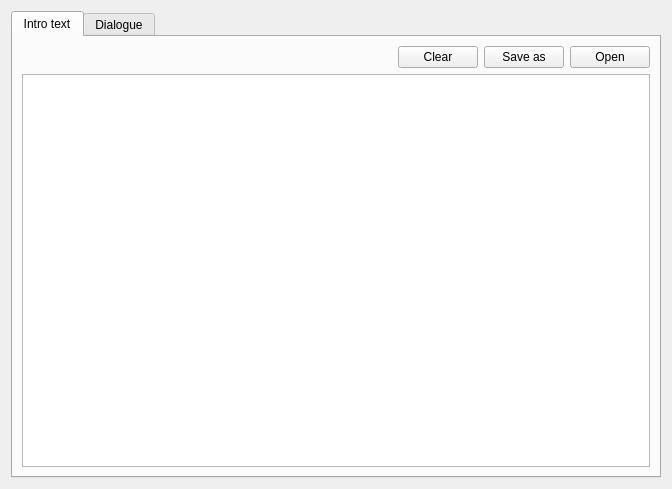
<?xml version="1.0" encoding="UTF-8"?>
<ui version="4.0">
 <class>Widget</class>
 <widget class="QWidget" name="Widget">
  <property name="geometry">
   <rect>
    <x>0</x>
    <y>0</y>
    <width>672</width>
    <height>489</height>
   </rect>
  </property>
  <property name="windowTitle">
   <string>Widget</string>
  </property>
  <layout class="QVBoxLayout" name="verticalLayout">
   <item>
    <widget class="QTabWidget" name="tabWidget">
     <property name="currentIndex">
      <number>0</number>
     </property>
     <widget class="QWidget" name="tab">
      <attribute name="title">
       <string>Intro text</string>
      </attribute>
      <layout class="QVBoxLayout" name="verticalLayout_2">
       <item>
        <layout class="QHBoxLayout" name="horizontalLayout_2">
         <item>
          <spacer name="horizontalSpacer">
           <property name="orientation">
            <enum>Qt::Horizontal</enum>
           </property>
           <property name="sizeHint" stdset="0">
            <size>
             <width>40</width>
             <height>20</height>
            </size>
           </property>
          </spacer>
         </item>
         <item>
          <widget class="QPushButton" name="pushButtonClear">
           <property name="text">
            <string>Clear</string>
           </property>
          </widget>
         </item>
         <item>
          <widget class="QPushButton" name="pushButtonSave">
           <property name="text">
            <string>Save as</string>
           </property>
          </widget>
         </item>
         <item>
          <widget class="QPushButton" name="pushButtonOpen">
           <property name="text">
            <string>Open</string>
           </property>
          </widget>
         </item>
        </layout>
       </item>
       <item>
        <widget class="QPlainTextEdit" name="bigtext"/>
       </item>
      </layout>
     </widget>
     <widget class="QWidget" name="tab_2">
      <attribute name="title">
       <string>Dialogue</string>
      </attribute>
      <layout class="QVBoxLayout" name="verticalLayout_3">
       <item>
        <widget class="QFrame" name="frame">
         <property name="frameShape">
          <enum>QFrame::NoFrame</enum>
         </property>
         <property name="frameShadow">
          <enum>QFrame::Raised</enum>
         </property>
         <layout class="QHBoxLayout" name="horizontalLayout">
          <property name="leftMargin">
           <number>0</number>
          </property>
          <item>
           <widget class="QToolButton" name="toolButtonRestart">
            <property name="text">
             <string>Start/Restart</string>
            </property>
           </widget>
          </item>
          <item>
           <spacer name="horizontalSpacer_2">
            <property name="orientation">
             <enum>Qt::Horizontal</enum>
            </property>
            <property name="sizeHint" stdset="0">
             <size>
              <width>525</width>
              <height>20</height>
             </size>
            </property>
           </spacer>
          </item>
         </layout>
        </widget>
       </item>
       <item>
        <widget class="QTextEdit" name="textEdit"/>
       </item>
       <item>
        <widget class="QFrame" name="frame_2">
         <property name="frameShape">
          <enum>QFrame::NoFrame</enum>
         </property>
         <property name="frameShadow">
          <enum>QFrame::Raised</enum>
         </property>
         <property name="lineWidth">
          <number>0</number>
         </property>
         <layout class="QHBoxLayout" name="horizontalLayout_3">
          <property name="leftMargin">
           <number>0</number>
          </property>
          <property name="rightMargin">
           <number>0</number>
          </property>
          <item>
           <widget class="QLineEdit" name="lineEdit"/>
          </item>
          <item>
           <widget class="QPushButton" name="pushButton">
            <property name="text">
             <string>Say as User</string>
            </property>
            <property name="autoDefault">
             <bool>false</bool>
            </property>
            <property name="default">
             <bool>true</bool>
            </property>
           </widget>
          </item>
          <item>
           <widget class="QPushButton" name="pushButton_2">
            <property name="text">
             <string>Say as System</string>
            </property>
           </widget>
          </item>
         </layout>
        </widget>
       </item>
      </layout>
     </widget>
    </widget>
   </item>
  </layout>
 </widget>
 <resources/>
 <connections/>
</ui>
